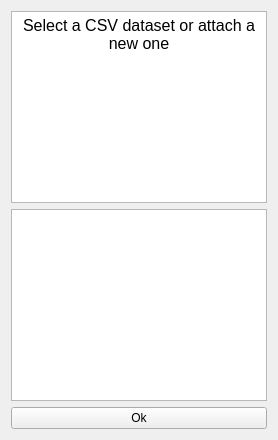
          <widget class="QWidget" name="tab_start_data">
           <property name="enabled">
            <bool>true</bool>
           </property>
           <attribute name="title">
            <string>Data</string>
           </attribute>
           <layout class="QGridLayout" name="gridLayout_4">
            <item row="2" column="0">
             <widget class="QPushButton" name="pushButton_start_data">
              <property name="text">
               <string>Ok</string>
              </property>
             </widget>
            </item>
            <item row="0" column="0">
             <widget class="QTextEdit" name="textEdit_start_data">
              <property name="enabled">
               <bool>true</bool>
              </property>
              <property name="readOnly">
               <bool>true</bool>
              </property>
              <property name="html">
               <string>&lt;!DOCTYPE HTML PUBLIC &quot;-//W3C//DTD HTML 4.0//EN&quot; &quot;http://www.w3.org/TR/REC-html40/strict.dtd&quot;&gt;
&lt;html&gt;&lt;head&gt;&lt;meta name=&quot;qrichtext&quot; content=&quot;1&quot; /&gt;&lt;meta charset=&quot;utf-8&quot; /&gt;&lt;style type=&quot;text/css&quot;&gt;
p, li { white-space: pre-wrap; }
hr { height: 1px; border-width: 0; }
li.unchecked::marker { content: &quot;\2610&quot;; }
li.checked::marker { content: &quot;\2612&quot;; }
&lt;/style&gt;&lt;/head&gt;&lt;body style=&quot; font-family:'Sans Serif'; font-size:9pt; font-weight:400; font-style:normal;&quot;&gt;
&lt;p align=&quot;center&quot; style=&quot; margin-top:0px; margin-bottom:0px; margin-left:0px; margin-right:0px; -qt-block-indent:0; text-indent:0px;&quot;&gt;&lt;span style=&quot; font-size:12pt;&quot;&gt;Select a CSV dataset or attach a new one&lt;/span&gt;&lt;/p&gt;&lt;/body&gt;&lt;/html&gt;</string>
              </property>
             </widget>
            </item>
            <item row="1" column="0">
             <widget class="QListWidget" name="listWidget_start_data"/>
            </item>
           </layout>
          </widget>
